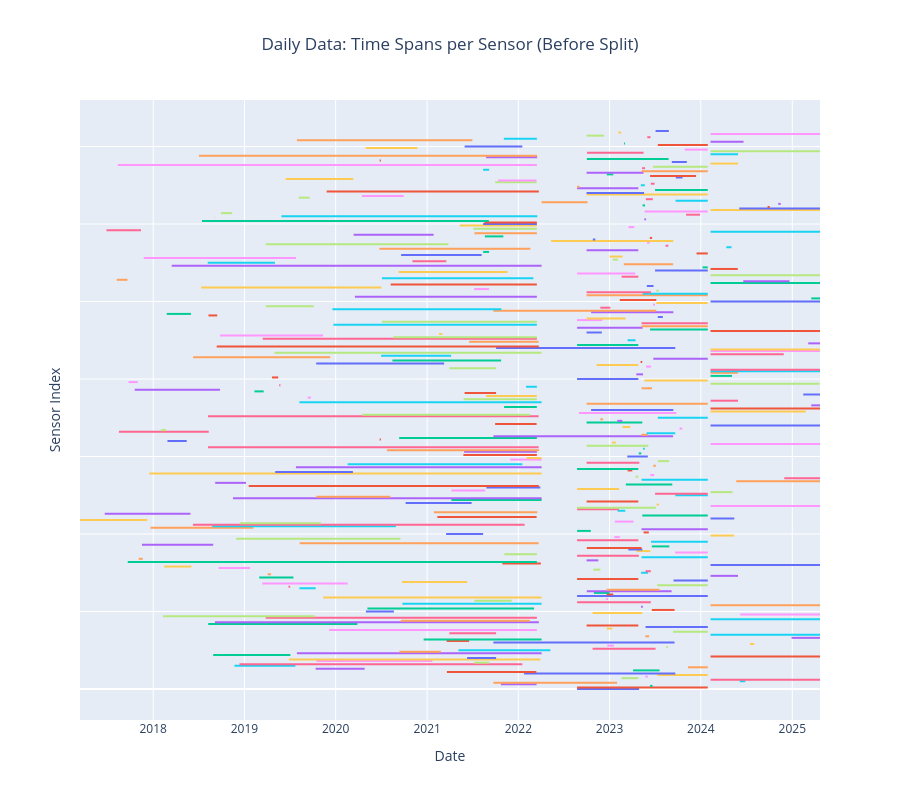

The notebook cell saved with this chart:
### Code cell
# Daily time spans
df_min_max_dates_daily = df_daily.group_by(["id"]).agg(
    [pl.col("datetime").min().alias("min_date"),
     pl.col("datetime").max().alias("max_date"),
     pl.len().alias("num_records")
     ]
)

fig = go.Figure()
for i, (start, end, sensor_id, num_records) in enumerate(zip(
    df_min_max_dates_daily["min_date"], 
    df_min_max_dates_daily["max_date"],
    df_min_max_dates_daily["id"], 
    df_min_max_dates_daily["num_records"]
)):
    fig.add_trace(go.Scatter(
        x=[start, end], 
        y=[i, i],
        mode='lines',
        name=f"{num_records} records",
        hovertemplate=f"<b>Sensor {i}</b><br>Start: {start}<br>End: {end}<br>Records: {num_records}"
    ))

fig.update_layout(
    title="Daily Data: Time Spans per Sensor (Before Split)",
    title_x=0.5,
    xaxis_title="Date",
    yaxis_title="Sensor Index",
    showlegend=False,
    template="plotly",
    height=800
)
fig.update_yaxes(visible=True, showticklabels=False)
fig.show()
fig.write_image(FIGURES_DIR / "time_spans_daily_before_split.png", width=1200, height=800, scale=2)
